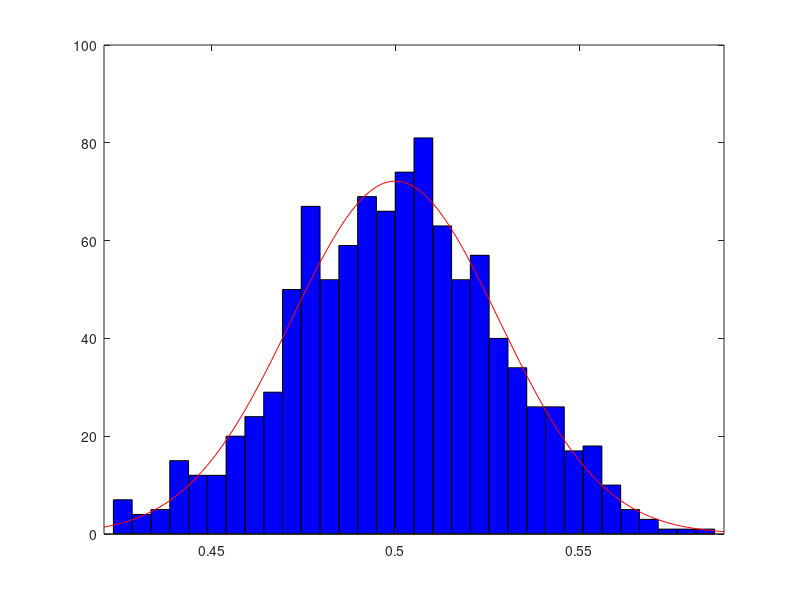

The MATLAB script that drew this image:
% Data Analysis 2020
% Chapter 2 Excerise 5
% Test central limit theorem
% Nick Kaparinos
clc;
clear;

n = 100;
N = 1000;
samples = zeros(n,1);
Y = zeros(N,1);

% Generate samples
for i = 1:N
    for j = 1:n
        samples(j) = unifrnd(0,1);
    end
    Y(i) = mean(samples);
end

% Plot them as well as the normal distribution
histfit(Y);
